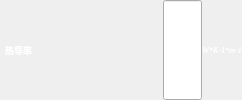
                  <widget class="QWidget" name="page_6">
                   <layout class="QHBoxLayout" name="horizontalLayout_25">
                    <property name="leftMargin">
                     <number>0</number>
                    </property>
                    <property name="topMargin">
                     <number>0</number>
                    </property>
                    <property name="rightMargin">
                     <number>0</number>
                    </property>
                    <property name="bottomMargin">
                     <number>0</number>
                    </property>
                    <item>
                     <layout class="QHBoxLayout" name="horizontalLayout_17" stretch="1,1">
                      <property name="spacing">
                       <number>79</number>
                      </property>
                      <property name="leftMargin">
                       <number>5</number>
                      </property>
                      <item>
                       <widget class="QLabel" name="label_35">
                        <property name="sizePolicy">
                         <sizepolicy hsizetype="Preferred" vsizetype="Preferred">
                          <horstretch>0</horstretch>
                          <verstretch>0</verstretch>
                         </sizepolicy>
                        </property>
                        <property name="font">
                         <font>
                          <family>微软雅黑</family>
                          <pointsize>7</pointsize>
                          <weight>75</weight>
                          <bold>true</bold>
                         </font>
                        </property>
                        <property name="styleSheet">
                         <string notr="true">color: rgb(255, 255, 255);</string>
                        </property>
                        <property name="text">
                         <string>热导率</string>
                        </property>
                        <property name="alignment">
                         <set>Qt::AlignLeading|Qt::AlignLeft|Qt::AlignVCenter</set>
                        </property>
                       </widget>
                      </item>
                      <item>
                       <layout class="QHBoxLayout" name="horizontalLayout_16" stretch="1,1">
                        <property name="spacing">
                         <number>0</number>
                        </property>
                        <item>
                         <widget class="QLineEdit" name="lineEdit_10">
                          <property name="sizePolicy">
                           <sizepolicy hsizetype="Preferred" vsizetype="Preferred">
                            <horstretch>0</horstretch>
                            <verstretch>0</verstretch>
                           </sizepolicy>
                          </property>
                          <property name="font">
                           <font>
                            <family>Times New Roman</family>
                            <pointsize>7</pointsize>
                            <weight>75</weight>
                            <bold>true</bold>
                           </font>
                          </property>
                          <property name="styleSheet">
                           <string notr="true">color: rgb(255, 255, 255);</string>
                          </property>
                          <property name="alignment">
                           <set>Qt::AlignRight|Qt::AlignTrailing|Qt::AlignVCenter</set>
                          </property>
                         </widget>
                        </item>
                        <item>
                         <widget class="QLabel" name="label_36">
                          <property name="sizePolicy">
                           <sizepolicy hsizetype="Preferred" vsizetype="Preferred">
                            <horstretch>0</horstretch>
                            <verstretch>0</verstretch>
                           </sizepolicy>
                          </property>
                          <property name="font">
                           <font>
                            <family>Times New Roman</family>
                            <pointsize>6</pointsize>
                            <weight>75</weight>
                            <italic>true</italic>
                            <bold>true</bold>
                           </font>
                          </property>
                          <property name="styleSheet">
                           <string notr="true">color: rgb(255, 255, 255);</string>
                          </property>
                          <property name="text">
                           <string>W*K-1*m-1</string>
                          </property>
                          <property name="alignment">
                           <set>Qt::AlignCenter</set>
                          </property>
                         </widget>
                        </item>
                       </layout>
                      </item>
                     </layout>
                    </item>
                   </layout>
                  </widget>
